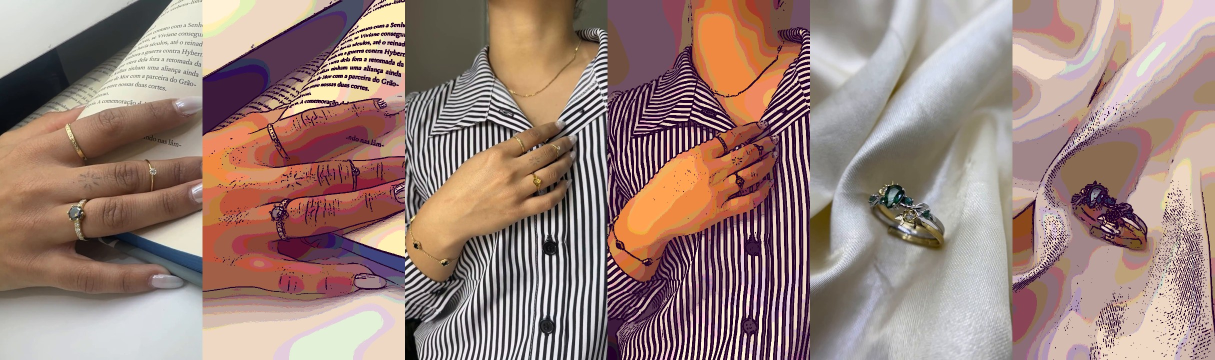
#> input picture reels/joia-pra-sempre/teste-estilo-gta.jpg, 2430 x 720 px (shown at 1/2 size)
$ python -i reels_avaliacoes.py   (imports and definitions only)
#> lines starting #> are read from the running program, lines starting #| are printed output that depends on the picture
#> `HDR = Image.new('RGBA', (W, 330), (0, 0, 0, 0))`: HDR: PIL image 1080x330 RGBA; every value is 0
### shimmer_style.py
"""Shimmer visual identity.

Rules from the brand owner:
- caps: Cinzel, tight spacing, white, subtle shadow
- highlight word: Parisienne filled with the brand gold texture (pure, unaltered), discreet shadow
- caps sit left-aligned on top of the script word, forming one block
- no sparkles, shines or other artificial effects
- photos arrive already edited: no sharpening, no colour changes, no heavy crops; export at top quality
"""
import numpy as np
from PIL import Image, ImageDraw, ImageFont, ImageFilter

import os
_HERE = os.path.dirname(os.path.abspath(__file__))
S = os.path.join(_HERE, 'assets') + '/'                    # fonts live in assets/fonts (durable, in the repo)
# Brand gold textures chosen by Eliz (23/11/2026): always one of these three. Default: brushed gold (no watermark).
GOLD_TEXTURES = {'escovado': 'ouro-3-escovado.jpg', 'folha': 'ouro-2-folha.jpg', 'liquido': 'ouro-1-liquido.jpg'}
GOLD_TEX_PATH = os.path.join(_HERE, 'assets', 'texturas', GOLD_TEXTURES[os.environ.get('SHIMMER_OURO', 'escovado')])
GOLD_TEX = Image.open(GOLD_TEX_PATH).convert('RGB') if os.path.exists(GOLD_TEX_PATH) else None
if GOLD_TEX is not None:
    # use the bright central part of the texture: its outer edges are dark and made the letter tips look black
    _w, _h = GOLD_TEX.size
    GOLD_TEX = GOLD_TEX.crop((int(_w * 0.14), 0, int(_w * 0.86), _h))
WHITE = (255, 253, 248)
CHAMPAGNE = np.array([212, 178, 108], np.float32)


def script_font(size):
    return ImageFont.truetype(S + 'fonts/Parisienne.ttf', size)


def caps_font(size, wght=500):
    # Cinzel is part of the brand identity (owner's call)
#> `I1 = layer(); t = solid_text('OBRIGADA', caps_font(88, 600), INK, 14);..`: I1: PIL image 1080x1920 RGBA; every value is 0
    f = ImageFont.truetype(S + 'fonts/Cinzel.ttf', size)
    f.set_variation_by_axes([wght])
    return f


FEAT = ['lnum']  # lining figures: Cormorant's old-style 1 reads as 'i'


def _mask(text, fnt, tracking=0):
#> called with text = 'por cada', tracking = 0
    if tracking:
        tw = sum(fnt.getlength(c, features=FEAT) for c in text) + tracking * (len(text) - 1)
    else:
        tw = fnt.getlength(text, features=FEAT)
    asc, desc = fnt.getmetrics()
    pad = int(fnt.size * 0.6)
    m = Image.new('L', (int(tw) + 2 * pad, asc + desc + 2 * pad), 0)
#> m: PIL image 1061x450 L; every value is 0
    d = ImageDraw.Draw(m)
    if tracking:
        x = pad
        for c in text:
            d.text((x, pad), c, font=fnt, fill=255, features=FEAT)
            x += fnt.getlength(c, features=FEAT) + tracking
    else:
        d.text((pad, pad), text, font=fnt, fill=255, features=FEAT)
    return m


# [11 lines left out: function _with_shadow, not called in this run]


def gold_text(text, fnt, tracking=0):
    """Text clipped inside the brand gold texture, like a PowerClip: the whole texture spans the
    lettering, so each part of the word catches a different band (highlight, mid gold, darker gold)."""
    m = _mask(text, fnt, tracking)
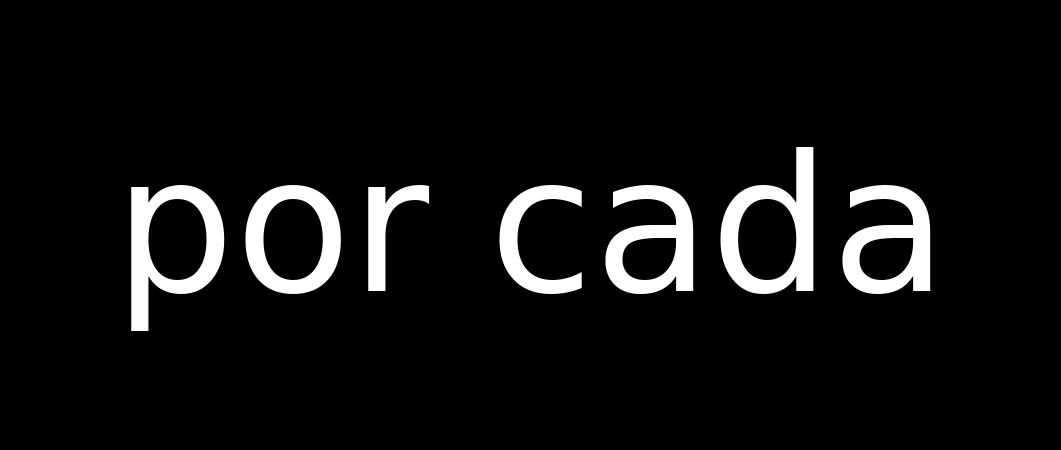
#> m: PIL image 1061x450 L; min 0, max 255, mean 16.7
    w, h = m.size
#> w = 1061; h = 450
    x0, y0, x1, y1 = m.getbbox()
#> x0 = 131; y0 = 147; x1 = 931; y1 = 331
    iw, ih = x1 - x0, y1 - y0
#> iw = 800; ih = 184
    # the ink box covers ~0.15-0.85 of the texture height and its full width
    th = int(ih / 0.70) + 1
#> th = 263
    tex = GOLD_TEX.resize((iw, th), Image.LANCZOS)
    top = int(th * 0.15)
    fill = Image.new('RGBA', (w, h), (0, 0, 0, 0))
    fill.paste(tex.crop((0, top, iw, top + ih)).convert('RGBA'), (x0, y0))
    fill.putalpha(m)
    off = (max(2, int(fnt.size * 0.025)), max(2, int(fnt.size * 0.035)))
    return _with_shadow(fill, m, off, max(1.5, fnt.size * 0.02), 0.45, (55, 45, 35))


# [20 lines left out: functions white_text, paste, not called in this run]


def ink_size(layer_bb):
    bb = layer_bb[1]
    return bb[2] - bb[0], bb[3] - bb[1]


# [62 lines left out: functions title_block, cover, crop_native, save_hq, gold_fill, bottom_fade, not called in this run]


# ---- price block, as on the feed (Solitário Clássico post) ----
PRICE_COLOR = (132, 101, 46)     # solid brown-gold of "R$ 1.350"
LABEL_COLOR = (104, 93, 80)      # "À VISTA NO PIX"
PARCEL_COLOR = (112, 103, 93)    # "ou 10x de ... sem juros"
SPEC_COLOR = (164, 140, 104)     # spec line in Cinzel


def sans(size, wght):
    f = ImageFont.truetype(S + 'fonts/Montserrat.ttf', size)
    f.set_variation_by_axes([wght])
    return f


# [23 lines left out: functions solid_text, spec_line, price_block, not called in this run]

### reels/avaliacoes/reels_avaliacoes.py
"""Reels 'Obrigada por cada palavra' — 20 avaliações reais do Google em cards (2 por tela),
cada uma com resposta de agradecimento da Shimmer; destaques ganham toque animado (efeito clique).
Avatares = inicial em círculo (padrão do Google quando não há foto). Nome: primeiro nome + inicial.
Fecho com pattern + logo original. Som suave."""
import sys, re, subprocess, wave
import numpy as np
from PIL import Image, ImageDraw, ImageFilter
sys.path.insert(0, '/home/user/print')
from shimmer_style import *

D = '/home/user/print/reels/avaliacoes/'
W, H, FPS = 1080, 1920, 30
INK = (58, 45, 34); BR = (118, 88, 38); IV = (250, 247, 241); GREY = (112, 106, 98)
STAR = (214, 165, 52)
# [1 line that did not run here, left out]

# (nome exibido, quando, estrelas, texto, resposta, destaque)
R = [
 ('Emanuelle V.', 'há 4 meses', 5, 'Comprei um anel solitário e fui super bem atendida! Eu tinha muito receio de comprar joias pela internet, mas o Júnior me passou muita confiança desde o primeiro contato. Recomendo de olhos fechados!', 'Emanuelle, que alegria ter sua confiança! Seu solitário foi feito com muito carinho.', True),
 ('Erika D.', 'há 2 meses', 5, 'Ótimo atendimento, Júnior muito atencioso, as alianças ficaram lindas, perfeição.', 'Obrigada, Erika! Que essas alianças acompanhem cada capítulo de vocês.', False),
 ('Jean L.', 'há 1 ano', 5, 'Excelência e qualidade, atendimento personalizado. Por se tratar de uma joia, às vezes ficamos com um pé atrás. Mas o pessoal da Shimmer Joias é extremamente correto e transparente.', 'Jean, transparência é o nosso compromisso. Obrigada pela confiança!', True),
 ('Kelen S.', 'há 1 ano', 5, 'Um trabalho impecável, produto de ótima qualidade, ganhei de presente e foram muito ágeis na entrega do meu presente, nota 10 com certeza.', 'Kelen, que bom fazer parte desse presente tão especial!', False),
 ('Nayara B.', 'há 1 ano', 5, 'Sou de Garopaba e fiz meu pedido on-line e fui super bem atendida! A equipe foi muito atenciosa, respondeu super rápido e fez tudo do jeitinho que eu queria.', 'Nayara, de Curitiba até Garopaba com todo o nosso carinho!', True),
 ('Stephany T.', 'há 1 ano', 5, 'Sou de Garopaba-SC, recebi indicação dessa loja por uma amiga e amei!!! Super atenciosos e pacientes, chegou tudo certinho.', 'Stephany, obrigada! E um beijo para a amiga que indicou.', False),
 ('Sifarlei C.', 'há 1 mês', 5, 'A joia chegou em excelente estado e conforme a propaganda. Preço justo. Atendimento excelente. Rápido e sem enrolação.', 'Sifarlei, obrigada! Ficamos felizes que tudo chegou perfeito.', False),
 ('Brendo S.', 'há 5 meses', 5, 'Produto de extrema qualidade, chegou no prazo e ainda com um brinde... Super recomendo!', 'Brendo, o brinde foi nosso jeito de dizer obrigada!', False),
 ('Paola B.', 'há 1 ano', 5, 'Experiência incrível, parabéns aos profissionais pelo trabalho incrível. Ganhei do meu marido alianças de casamento PERFEITAS. Super indico para todos!', 'Paola, que honra fazer parte do seu casamento! Felicidades ao casal.', True),
 ('Baruc', 'há 1 ano', 5, 'Fiz meu par de alianças com eles, desde o primeiro atendimento até a entrega foi tudo perfeito, muita atenção, tudo bem explicado, amei!', 'Baruc, obrigada! Que essas alianças brilhem para sempre.', False),
 ('Allan L.', 'há 1 ano', 5, 'Excelente, desde o ótimo atendimento da atendente Ketelyn, que responde com rapidez e esclarece até as mínimas dúvidas, como também a ótima qualidade do produto.', 'Allan, a Ketelyn ficou muito feliz! Obrigada.', False),
 ('Géssica P.', 'há 1 ano', 5, 'Adquiri um cordão com eles. Qualidade nota mil e atendimento impecável. Recomendo demais!', 'Géssica, que seu cordão brilhe todos os dias!', False),
 ('Victor L.', 'há 4 meses', 5, 'Atendimento diferenciado, atenção, cordialidade e peças lindas! Super recomendo.', 'Victor, obrigada pelo carinho com a nossa equipe!', False),
 ('Luana A.', 'há 4 meses', 5, 'Peças lindas, delicadas, sofisticadas e com ótima qualidade, atendimento ótimo, super recomendo.', 'Luana, delicadeza é a nossa assinatura. Obrigada!', False),
 ('João S.', 'há 5 meses', 5, 'Qualidade incrível e comprometimento em cumprir com prazos, um atendimento excepcional. Parabéns!', 'João, prazo é promessa. Obrigada pela confiança!', False),
 ('Jackson D.', 'há 9 meses', 5, 'Mandei fazer algumas peças e ficaram muito top, atendimento nota 1.000, preço top, super recomendo.', 'Jackson, obrigada! Volte sempre para as próximas peças.', False),
 ('Jessica M.', 'há 1 ano', 5, 'Loja maravilhosa! Fui super bem atendida, com muita atenção e simpatia. As joias são lindas demais, de ótima qualidade, e o melhor: com preço justo!', 'Jessica, você é maravilhosa! Obrigada.', False),
 ('Fábio', 'há 1 ano', 5, 'Preço justo, produto de qualidade e, quanto ao atendimento, nem se fala! Estão de parabéns!', 'Fábio, obrigada! Esse é o padrão Shimmer.', False),
 ('Diogo B.', 'há 2 semanas', 5, 'Joias incríveis com acabamento refinado.', 'Diogo, o acabamento é feito à mão. Obrigada!', False),
 ('Patrick B.', 'há 1 mês', 4, 'Parabéns pelo bom trabalho ao cliente.', 'Patrick, obrigada! Seguimos melhorando por você.', False),
]
AV_COL = [(176, 138, 72), (122, 96, 74), (140, 150, 120), (176, 120, 110), (96, 110, 128)]

INTRO, PAIR, OUTRO = 3.0, 3.8, 4.2
NP = len(R) // 2
TOTAL = INTRO + NP * PAIR + OUTRO

# ---------- background: ivory + very faint pattern ----------
# [1 line not run here, left out]
# [1 line that did not run here, left out]
# [1 line that did not run here, left out]
yy = np.arange(H, dtype=np.float32)[:, None, None]
# [1 line that did not run here, left out]
# [1 line that did not run here, left out]
# [1 line that did not run here, left out]


# [21 lines left out: functions wrap, star, not called in this run]


CW = 900
# [1 line that did not run here, left out]


def card(i, hl=False):
    name, when, st, txt, rep, _ = R[i]
    body = wrap(txt, FN_BODY, CW - 96, 5)
    repl = wrap(rep, FN_REP, CW - 150, 2)
    h = 44 + 112 + 50 + len(body) * 46 + 20 + 46 + len(repl) * 40 + 60
    im = Image.new('RGBA', (CW + 60, h + 60), (0, 0, 0, 0))
    sh = Image.new('L', im.size, 0); ImageDraw.Draw(sh).rounded_rectangle([30, 36, 30 + CW, 30 + h + 6], 34, fill=70 if not hl else 110)
    im.putalpha(0); shadow = Image.new('RGBA', im.size, (70, 50, 25, 0)); shadow.putalpha(sh.filter(ImageFilter.GaussianBlur(16)))
    im = Image.alpha_composite(Image.new('RGBA', im.size, (0, 0, 0, 0)), shadow)
    d = ImageDraw.Draw(im)
    d.rounded_rectangle([30, 30, 30 + CW, 30 + h], 34, fill=(255, 255, 255, 255), outline=(STAR if hl else (232, 226, 216)), width=(5 if hl else 2))
    x0, y = 30 + 48, 30 + 44
    col = AV_COL[i % len(AV_COL)]
    d.ellipse([x0, y, x0 + 84, y + 84], fill=col)
    d.text((x0 + 42, y + 43), name[0], font=sans(44, 700), fill=(255, 255, 255), anchor='mm')
    d.text((x0 + 108, y + 4), name, font=FN_NAME, fill=INK)
    d.text((x0 + 108, y + 52), 'Avaliação no Google · ' + when, font=FN_META, fill=GREY)
    if hl:
        t = 'DESTAQUE'; tw = FN_REP_L.getlength(t) + 70
        d.rounded_rectangle([30 + CW - 40 - tw, y + 6, 30 + CW - 40, y + 50], 22, fill=(250, 240, 214))
        star(d, 30 + CW - 40 - tw + 26, y + 28, 12, STAR)
        d.text((30 + CW - 40 - tw + 46, y + 28), t, font=FN_REP_L, fill=BR, anchor='lm')
    y += 112
    for k in range(5): star(d, x0 + 18 + k * 42, y + 16, 18, STAR if k < st else (220, 214, 204))
    y += 50
    for ln in body: d.text((x0, y), ln, font=FN_BODY, fill=(48, 42, 36)); y += 46
    y += 20
    d.rounded_rectangle([x0, y, 30 + CW - 48, y + 24 + len(repl) * 40 + 22], 20, fill=(248, 243, 233))
    d.line([(x0, y + 10), (x0, y + 24 + len(repl) * 40 + 12)], fill=STAR, width=5)
    d.text((x0 + 26, y + 14), 'RESPOSTA DA SHIMMER', font=FN_REP_L, fill=BR)
    yy_ = y + 50
    for ln in repl: d.text((x0 + 26, yy_), ln, font=FN_REP, fill=(84, 72, 60)); yy_ += 40
    return im


# [1 line that did not run here, left out]

# ---------- header (during cards) ----------
HDR = Image.new('RGBA', (W, 330), (0, 0, 0, 0))
# [1 line that did not run here, left out]
dh = ImageDraw.Draw(HDR)
# [1 line not run here, left out]

# ---------- intro / outro ----------
def layer(): return Image.new('RGBA', (W, H), (0, 0, 0, 0))
# [1 line that did not run here, left out]
# [1 line that did not run here, left out]
# [1 line that did not run here, left out]
#> call 2 of gold_text, with text = 'palavra', tracking = 0
#> in _mask (call 2), `m = Image.new('L', (int(tw) + 2 * pad, asc + desc + 2 * pad), 0)`: m: PIL image 941x450 L; every value is 0
#> in gold_text (call 2), `m = _mask(text, fnt, tracking)`:
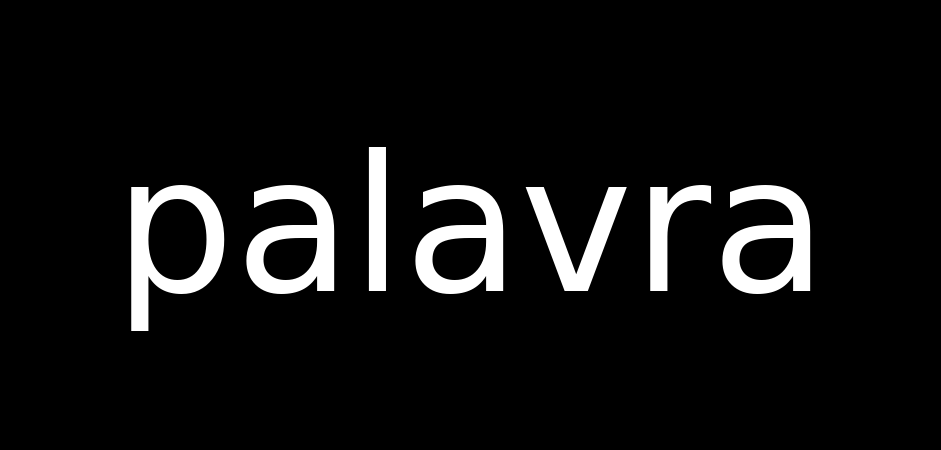
#> m: PIL image 941x450 L; min 0, max 255, mean 17.4
#> in gold_text (call 2), `x0, y0, x1, y1 = m.getbbox()`: x1 = 811
#> in gold_text (call 2), `iw, ih = x1 - x0, y1 - y0`: iw = 680
I3 = layer(); d3 = ImageDraw.Draw(I3)
# [4 lines not run here, left out]
# [1 line that did not run here, left out]
# [1 line that did not run here, left out]

# end card: pattern + logo original
g = np.exp(-(((np.arange(W, dtype=np.float32)[None, :, None] - W / 2) / 520) ** 2 + ((yy - 860) / 500) ** 2)) * 0.82
# [1 line that did not run here, left out]
# [2 lines not run here, left out]
y = 700
# [1 line that did not run here, left out]
# [1 line that did not run here, left out]
#> call 3 of gold_text, with text = 'merece brilhar', tracking = 0
#> in _mask (call 3), `m = Image.new('L', (int(tw) + 2 * pad, asc + desc + 2 * pad), 0)`: m: PIL image 1451x403 L; every value is 0
#> in gold_text (call 3), `m = _mask(text, fnt, tracking)`:
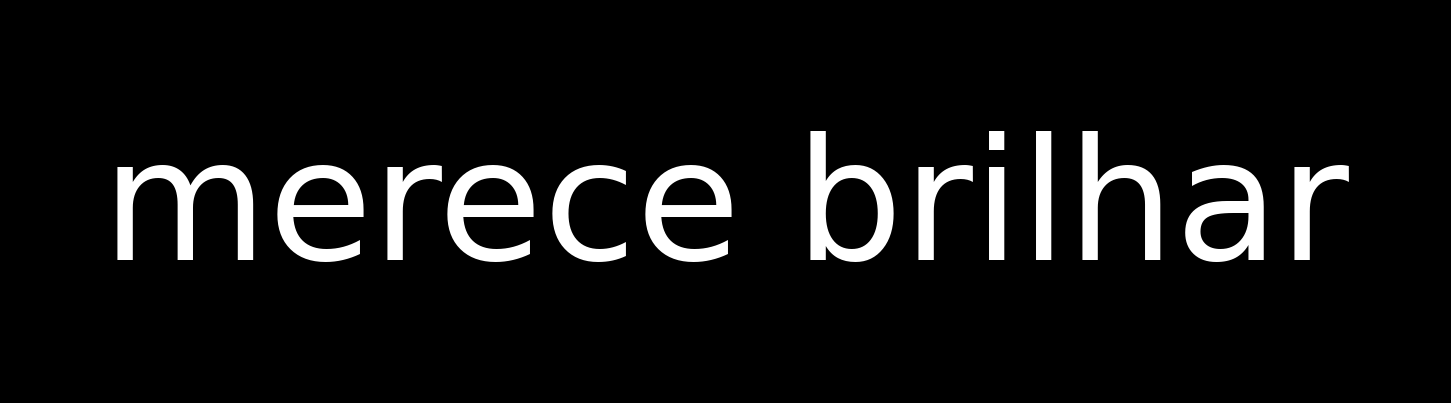
#> m: PIL image 1451x403 L; min 0, max 255, mean 18.2
#> in gold_text (call 3), `x0, y0, x1, y1 = m.getbbox()`: x0 = 117; y0 = 131; x1 = 1349; y1 = 262
#> in gold_text (call 3), `iw, ih = x1 - x0, y1 - y0`: iw = 1232; ih = 131
#> in gold_text (call 3), `th = int(ih / 0.70) + 1`: th = 188
m = Image.new('L', (W, H), 0); ImageDraw.Draw(m).line([(W / 2 - 60, y), (W / 2 + 60, y)], fill=255, width=3); E.alpha_composite(gold_fill(m)); y += 44
#> m: PIL image 1080x1920 L; every value is 0
for txt, f, c, tr in [('OURO 18K · GARANTIA VITALÍCIA', caps_font(34, 600), INK, 4), ('CHAME NO DIRECT · LINK NA BIO', caps_font(34, 700), BR, 4),
                      ('atendimento na loja ou online', sans(32, 500), PARCEL_COLOR, 0)]:
    t = solid_text(txt, f, c, tr); paste(E, t, W / 2, y, anchor='center'); y += ink_size(t)[1] + 24
# [1 line that did not run here, left out]


# [4 lines left out: function comp, not called in this run]


def ease(x): x = min(max(x, 0), 1); return 1 - (1 - x) ** 3
def easeio(x): x = min(max(x, 0), 1); return x * x * (3 - 2 * x)


TOP, BOT = 360, 1560   # Reels safe zone
TAPS = []  # (time, x, y)


# [56 lines left out: functions place_pair, frame, not called in this run]


N = int(round(TOTAL * FPS))
# [4 lines not run here, left out]

# [2 lines that did not run here, left out]
# [2 lines not run here, left out]

# ---------- som suave ----------
SR = 48000; L = int(TOTAL * SR); tt = np.arange(L) / SR
pad = np.zeros(L)
# [3 lines not run here, left out]
fx = np.zeros(L)
def add(t0, sig):
    i = int(t0 * SR); n = min(len(sig), L - i)
    if n > 0: fx[i:i + n] += sig[:n]
def chime(f0, dur=1.2, amp=0.05):
    x = np.arange(int(dur * SR)) / SR
    return amp * np.exp(-x * 3.2) * (np.sin(2 * np.pi * f0 * x) + 0.4 * np.sin(2 * np.pi * f0 * 2.01 * x))
# [4 lines left out: function whoosh, not called in this run]
# [5 lines not run here, left out]
mix = np.clip(pad + fx, -1, 1)
st_ = (np.stack([mix, mix], 1) * 32767).astype(np.int16)
# [5 lines not run here, left out]

>>> import cv2
>>> picture = cv2.imread('../joia-pra-sempre/teste-estilo-gta.jpg', cv2.IMREAD_GRAYSCALE)
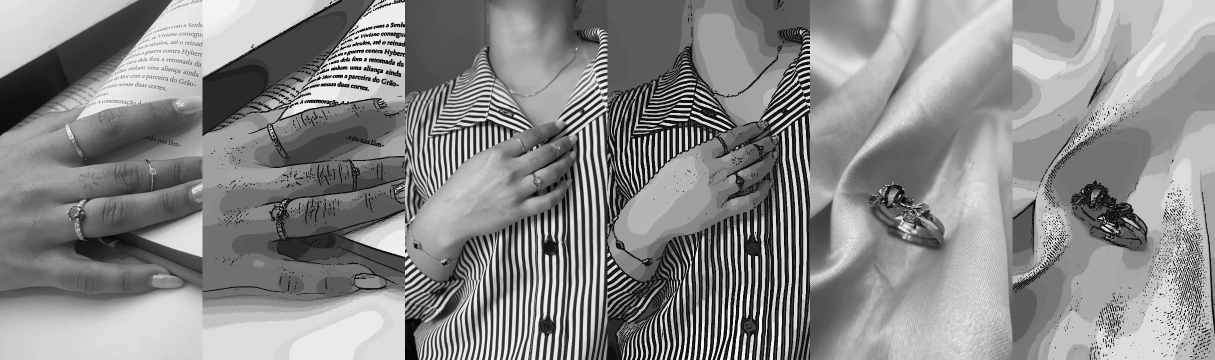
#> picture: shape (720, 2430) (shown at 1/2 size); min 0, max 255, mean 137.5
>>> result = card(picture)
#> (the run stopped early here; a loop or call above may not have finished)

$ run again, on aliancas-revestidas/fotos/51.webp
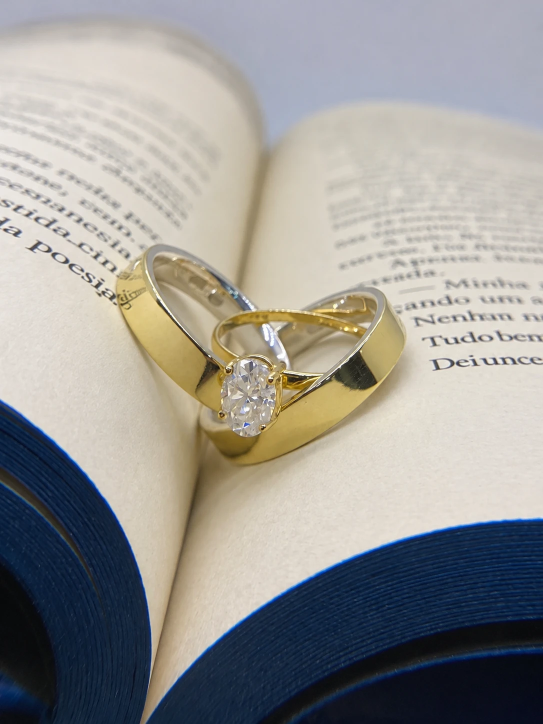
#> input picture aliancas-revestidas/fotos/51.webp, 1086 x 1448 px (shown at 1/2 size)
#> HDR: PIL image 1080x330 RGBA; every value is 0
#> I1: PIL image 1080x1920 RGBA; every value is 0
#> x0 = 131; y0 = 147; x1 = 931; y1 = 331
#> iw = 800; ih = 184
#> th = 263
#> `picture = cv2.imread('../joia-pra-sempre/teste-estilo-gta.jpg', cv2.IM..`:
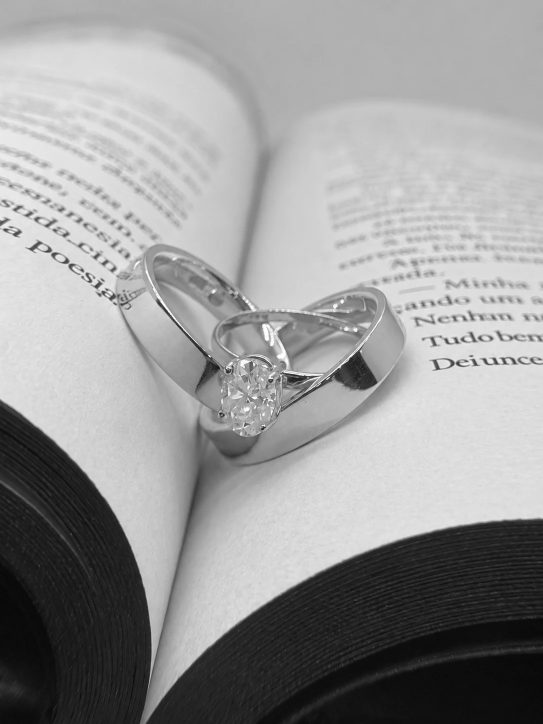
#> picture: shape (1448, 1086) (shown at 1/2 size); min 6, max 255, mean 152.3
